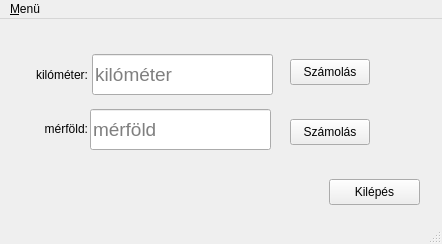
<?xml version="1.0" encoding="UTF-8"?>
<ui version="4.0">
 <class>MainWindow</class>
 <widget class="QMainWindow" name="MainWindow">
  <property name="geometry">
   <rect>
    <x>0</x>
    <y>0</y>
    <width>442</width>
    <height>244</height>
   </rect>
  </property>
  <property name="windowTitle">
   <string>MainWindow</string>
  </property>
  <property name="windowIcon">
   <iconset resource="mkkm.qrc">
    <normaloff>:/images/cpp.png</normaloff>:/images/cpp.png</iconset>
  </property>
  <widget class="QWidget" name="centralwidget">
   <widget class="QPushButton" name="kilepes">
    <property name="geometry">
     <rect>
      <x>329</x>
      <y>160</y>
      <width>91</width>
      <height>26</height>
     </rect>
    </property>
    <property name="statusTip">
     <string>Kilépés</string>
    </property>
    <property name="text">
     <string>Kilépés</string>
    </property>
    <property name="icon">
     <iconset resource="mkkm.qrc">
      <normaloff>:/images/exit.png</normaloff>:/images/exit.png</iconset>
    </property>
   </widget>
   <widget class="QPushButton" name="calc_2">
    <property name="geometry">
     <rect>
      <x>290</x>
      <y>100</y>
      <width>80</width>
      <height>26</height>
     </rect>
    </property>
    <property name="statusTip">
     <string>add meg mérföldben!</string>
    </property>
    <property name="text">
     <string>Számolás</string>
    </property>
   </widget>
   <widget class="QPushButton" name="calc">
    <property name="geometry">
     <rect>
      <x>290</x>
      <y>40</y>
      <width>80</width>
      <height>26</height>
     </rect>
    </property>
    <property name="statusTip">
     <string>add meg kilóméterben!</string>
    </property>
    <property name="text">
     <string>Számolás</string>
    </property>
   </widget>
   <widget class="QLineEdit" name="km">
    <property name="geometry">
     <rect>
      <x>92</x>
      <y>35</y>
      <width>181</width>
      <height>41</height>
     </rect>
    </property>
    <property name="font">
     <font>
      <pointsize>14</pointsize>
     </font>
    </property>
    <property name="statusTip">
     <string>km</string>
    </property>
    <property name="placeholderText">
     <string>kilóméter</string>
    </property>
   </widget>
   <widget class="QLineEdit" name="mk">
    <property name="geometry">
     <rect>
      <x>90</x>
      <y>90</y>
      <width>181</width>
      <height>41</height>
     </rect>
    </property>
    <property name="font">
     <font>
      <pointsize>14</pointsize>
     </font>
    </property>
    <property name="statusTip">
     <string>mk</string>
    </property>
    <property name="placeholderText">
     <string>mérföld</string>
    </property>
   </widget>
   <widget class="QLabel" name="label">
    <property name="geometry">
     <rect>
      <x>17</x>
      <y>46</y>
      <width>71</width>
      <height>20</height>
     </rect>
    </property>
    <property name="text">
     <string>kilóméter:</string>
    </property>
    <property name="alignment">
     <set>Qt::AlignRight|Qt::AlignTrailing|Qt::AlignVCenter</set>
    </property>
   </widget>
   <widget class="QLabel" name="label_2">
    <property name="geometry">
     <rect>
      <x>17</x>
      <y>100</y>
      <width>71</width>
      <height>20</height>
     </rect>
    </property>
    <property name="text">
     <string>mérföld:</string>
    </property>
    <property name="alignment">
     <set>Qt::AlignRight|Qt::AlignTrailing|Qt::AlignVCenter</set>
    </property>
   </widget>
  </widget>
  <widget class="QMenuBar" name="menubar">
   <property name="geometry">
    <rect>
     <x>0</x>
     <y>0</y>
     <width>442</width>
     <height>23</height>
    </rect>
   </property>
   <widget class="QMenu" name="menuMen">
    <property name="title">
     <string>&amp;Menü</string>
    </property>
    <addaction name="separator"/>
    <addaction name="action_Kil_p_s"/>
    <addaction name="separator"/>
    <addaction name="action_Alap_km"/>
    <addaction name="actionA_lap_mk"/>
   </widget>
   <addaction name="menuMen"/>
  </widget>
  <widget class="QStatusBar" name="statusbar"/>
  <action name="action_Kil_p_s">
   <property name="icon">
    <iconset resource="mkkm.qrc">
     <normaloff>:/images/exit.png</normaloff>:/images/exit.png</iconset>
   </property>
   <property name="text">
    <string>&amp;Kilépés</string>
   </property>
  </action>
  <action name="action_Alap_km">
   <property name="text">
    <string>&amp;Alap km</string>
   </property>
  </action>
  <action name="actionA_lap_mk">
   <property name="text">
    <string>A&amp;lap mk</string>
   </property>
  </action>
 </widget>
 <resources>
  <include location="mkkm.qrc"/>
 </resources>
 <connections>
  <connection>
   <sender>kilepes</sender>
   <signal>clicked()</signal>
   <receiver>MainWindow</receiver>
   <slot>close()</slot>
   <hints>
    <hint type="sourcelabel">
     <x>389</x>
     <y>215</y>
    </hint>
    <hint type="destinationlabel">
     <x>246</x>
     <y>143</y>
    </hint>
   </hints>
  </connection>
  <connection>
   <sender>action_Kil_p_s</sender>
   <signal>triggered()</signal>
   <receiver>MainWindow</receiver>
   <slot>close()</slot>
   <hints>
    <hint type="sourcelabel">
     <x>-1</x>
     <y>-1</y>
    </hint>
    <hint type="destinationlabel">
     <x>246</x>
     <y>143</y>
    </hint>
   </hints>
  </connection>
 </connections>
</ui>
